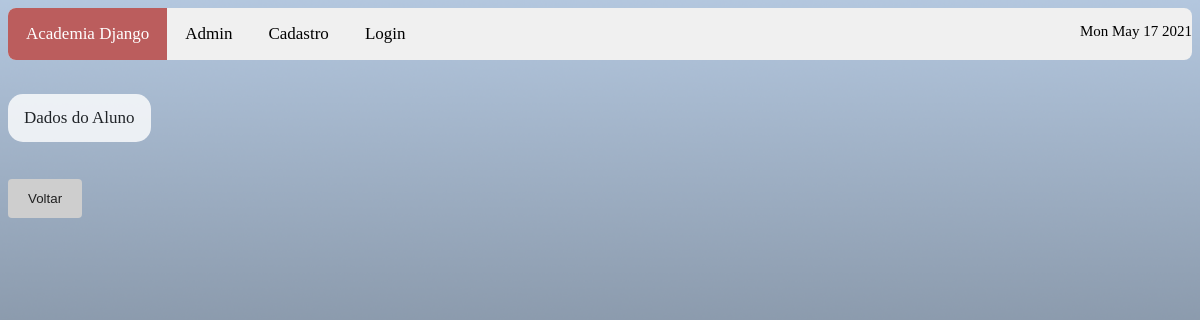
The page /sistema/visualizar_aluno/8 on the database as committed earlier.
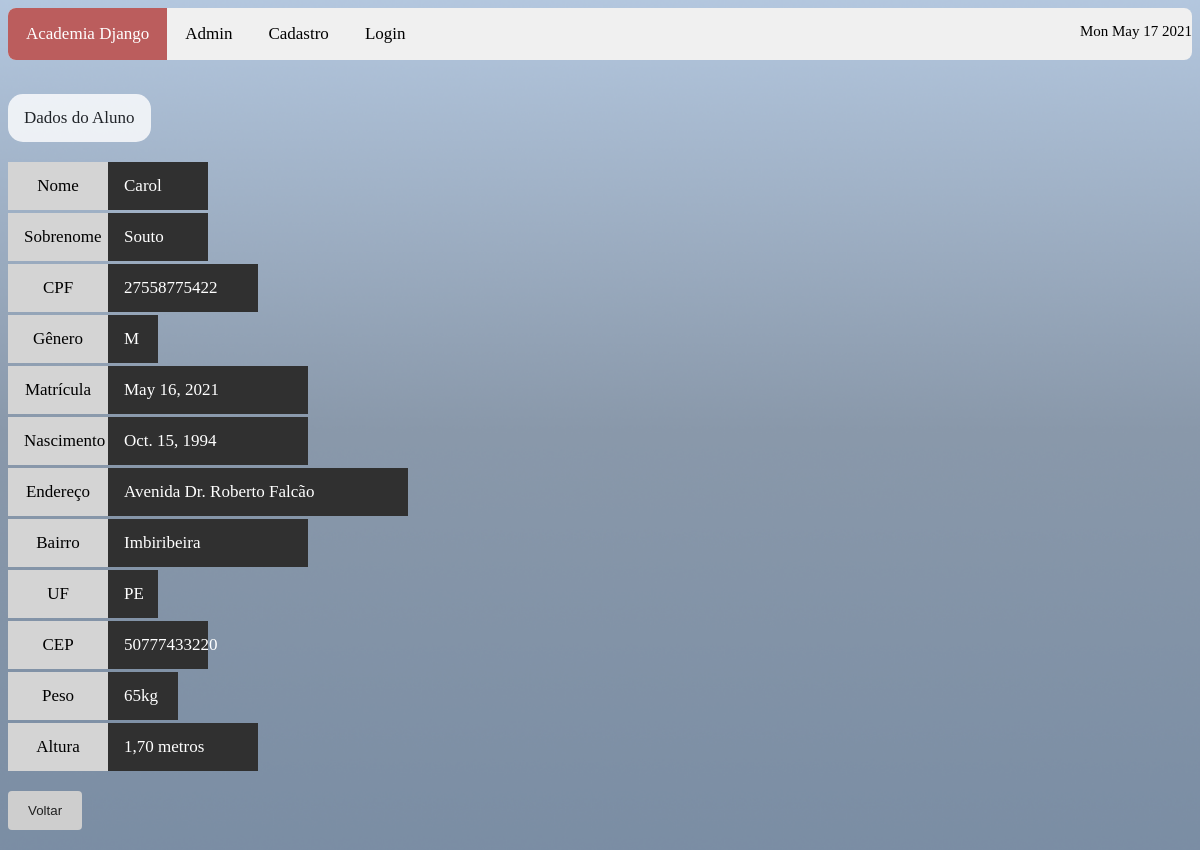
The same page on the database as committed later.
### sistema/models.py (models this page shows)
class Aluno(models.Model):
    nome = models.CharField(
        max_length = 200,
        null = False,
        blank = False
    )
    sobrenome = models.CharField(
        max_length = 200,
        null = False,
        blank = False
    )
    data_nascimento = models.DateField(
        null = True,
        blank = True
    )
    telefone = models.CharField(
        max_length = 14,
        null = False,
        blank = False
    )
    cpf = models.CharField(
        max_length = 14,
        null = False,
        blank = False
    )
    endereco = models.CharField(
        max_length = 200,
        null = False,
        blank = False
    )
    bairro = models.CharField(
        max_length = 100,
        null = False,
        blank = False,
        default=None
    )
    cep = models.CharField(
        max_length = 9,
        null = False,
        blank = False
    )
    cidade = models.CharField(
        max_length = 100,
        null = False,
        blank = False
    )
    estado = models.CharField(
        max_length = 2,
        null = False,
        blank = False
    )
    peso = models.CharField(
        max_length = 3,
        null = False,
        blank = False
    )
    altura = models.CharField(
        max_length = 4,
        null = False,
        blank = False
    )
    data_matricula = models.DateField(
        null = True,
        blank = True
    )
    genero_choices = (
        ("F", "Feminino"),
        ("M", "Masculino"),
        ("O", "Outro")
    )
    genero = models.CharField(
        max_length = 1,
        choices = genero_choices,
        null = True,
        blank = True
    )
    objects = models.Manager()

### sistema/views.py (the view)
# urls.py: path('visualizar_aluno/<int:user_id>', views.visualizar_aluno, name='visualizar_aluno'),
def visualizar_aluno(request, user_id):
    if request.method == 'GET':
        alunos = Aluno.objects.filter(id=user_id)
        contexto = {
            'alunos': alunos
        }
    return render(request, 'visualizar_aluno.html', contexto)

### sistema/templates/visualizar_aluno.html (shortened to what this page needs)
{% load static %}
 <!DOCTYPE html>
<html>
<head>
    <link rel="stylesheet" href=" {% static 'css/style.css' %} "/>
</head>
<body>
<div class="topnav">
    <a class="active" href="http://{{request.get_host}}/sistema/inicio">Academia Django</a>
    <a href="http://{{request.get_host}}/admin" target="_blank">Admin</a>
    <a href="http://{{request.get_host}}/sistema/cadastrar_usuario">Cadastro</a>
    <a href="http://{{request.get_host}}/sistema/logar_usuario">Login</a>
<div class="c">
    <p id="demo"></p>
</div>
</div>
<br/><br/>
    <a class="asessao"> Dados do Aluno </a>
<br/><br/><br/><br/>
{% for alunos in alunos %}
<a class="nome1"> Nome </a>
<a class="nome2"> {{alunos.nome}}  </a>
<br/><br/><br/>
<a class="nome1"> Sobrenome </a>
<a class="sobrenome"> {{alunos.sobrenome}}  </a>
<br/><br/><br/>
<a class="nome1"> CPF </a>
<a class="cpf"> {{alunos.cpf}}  </a>
<br/><br/><br/>
<a class="nome1"> Gênero </a>
<a class="genero"> {{alunos.genero}}  </a>
<br/><br/><br/>
<a class="nome1">Matrícula </a>
<a class="matricula"> {{alunos.data_matricula}}  </a>
<br/><br/><br/>
<a class="nome1">Nascimento </a>
<a class="nascimento"> {{alunos.data_nascimento}}  </a>
<br/><br/><br/>
<a class="nome1">Endereço </a>
<a class="endereco"> {{alunos.endereco}}  </a>
<br/><br/><br/>
<a class="nome1">Bairro </a>
<a class="bairro"> {{alunos.bairro}}  </a>
<br/><br/><br/>
<a class="nome1">UF </a>
<a class="estado"> {{alunos.estado}}  </a>
<br/><br/><br/>
<a class="nome1">CEP </a>
<a class="cep"> {{alunos.cep}}  </a>
<br/><br/><br/>
<a class="nome1">Peso </a>
<a class="peso"> {{alunos.peso}}kg  </a>
<br/><br/><br/>
<a class="nome1">Altura </a>
<a class="altura"> {{alunos.altura}} metros  </a>
<br/><br/><br/>
{% endfor %}
<br/>
    <form action="http://{{request.get_host}}/sistema/inicio">
    <input type="submit" value="Voltar">
    </form>
<br/><br/><br/>
</body>
</html>

### sistema/static/css/style.css (style rules this page uses)
body { background: #a9bbd2 url("/static/images/Commonality.png") no-repeat; background-size: cover; font-family: Helvetica Bold; font-size: 15px; }
.c { text-align: right; }
.topnav { overflow: hidden; background-color: #f0f0f0; border-radius: 8px; top: 0; }
.topnav a { float: left; color: #000; text-align: center; padding: 16px 18px; text-decoration: none; font-size: 17px; }
.topnav a.active { background-color: #bb5d5d; color: white; }
input[type=submit] { background-color: #cecece; color: black; padding: 12px 20px; border: none; border-radius: 4px; cursor: pointer; float: left; }
.asessao { background-color: #fff; border-radius: 15px; padding: 14px 16px; text-align: center; float: left; font-size: 17px; opacity: 0.8; }
* { box-sizing: border-box; }
input[type=submit] { background-color: #cecece; color: #202020; padding: 12px 20px; border: none; border-radius: 4px; cursor: pointer; float: left; }
.nome1 { background-color: #d4d4d4;color: #000; width: 100px; padding: 14px 16px; text-align: center; float: left; font-size: 17px; }
.nome2 { background-color: #303030;color: #fff; width: 100px; max-width: 1000px; padding: 14px 16px; text-align: left; float: left; font-size: 17px; }
.sobrenome { background-color: #303030;color: #fff; width: 100px; max-width: 1000px; padding: 14px 16px; text-align: left; float: left; font-size: 17px; }
.cpf { background-color: #303030;color: #fff; width: 150px; padding: 14px 16px; text-align: left; float: left; font-size: 17px; }
.genero { background-color: #303030;color: #fff; width: 50px; padding: 14px 16px; text-align: left; float: left; font-size: 17px; }
.matricula { background-color: #303030;color: #fff; width: 200px; padding: 14px 16px; text-align: left; float: left; font-size: 17px; }
.nascimento { background-color: #303030;color: #fff; width: 200px; max-width: 500px; padding: 14px 16px; text-align: left; float: left; font-size: 17px; }
.endereco { background-color: #303030;color: #fff; width: 300px; max-width: 1000px; padding: 14px 16px; text-align: left; float: left; font-size: 17px; }
.bairro { background-color: #303030;color: #fff; width: 200px; max-width: 800px; padding: 14px 16px; text-align: left; float: left; font-size: 17px; }
.estado { background-color: #303030;color: #fff; width: 50px; padding: 14px 16px; text-align: left; float: left; font-size: 17px; }
.cep { background-color: #303030;color: #fff; width: 100px; padding: 14px 16px; text-align: left; float: left; font-size: 17px; }
.peso { background-color: #303030;color: #fff; width: 70px; padding: 14px 16px; text-align: left; float: left; font-size: 17px; }
.altura { background-color: #303030;color: #fff; width: 150px; padding: 14px 16px; text-align: left; float: left; font-size: 17px; }

Rows that differ between the two databases and show on the page:
added Aluno: nome "Carol", sobrenome "Souto", cpf "27558775422", genero "M", data_matricula "May 16, 2021", data_nascimento "Oct. 15, 1994", endereco "Avenida Dr. Roberto Falcão", bairro "Imbiribeira", estado "PE", cep "50777433220", peso "65", altura "1,70"
